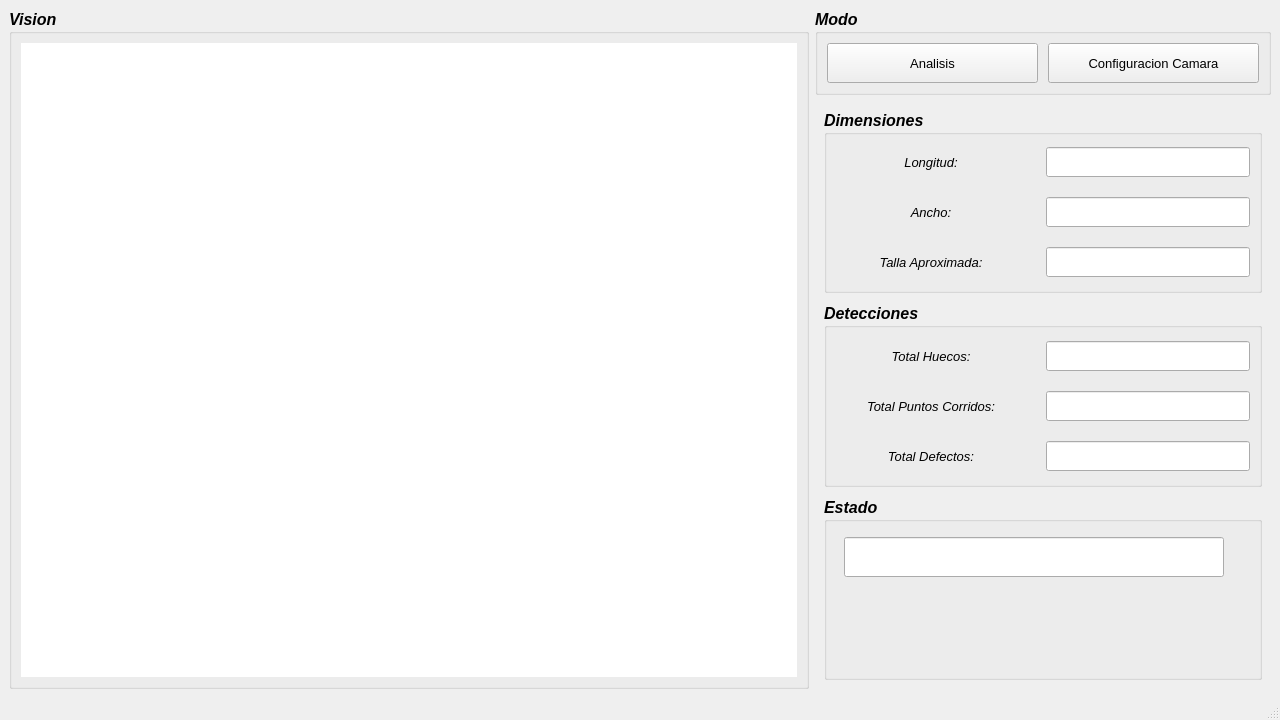
<?xml version="1.0" encoding="UTF-8"?>
<ui version="4.0">
 <class>MainWindow</class>
 <widget class="QMainWindow" name="MainWindow">
  <property name="geometry">
   <rect>
    <x>0</x>
    <y>0</y>
    <width>1280</width>
    <height>720</height>
   </rect>
  </property>
  <property name="sizePolicy">
   <sizepolicy hsizetype="Preferred" vsizetype="Preferred">
    <horstretch>0</horstretch>
    <verstretch>0</verstretch>
   </sizepolicy>
  </property>
  <property name="minimumSize">
   <size>
    <width>1280</width>
    <height>720</height>
   </size>
  </property>
  <property name="windowTitle">
   <string>MainWindow</string>
  </property>
  <widget class="QWidget" name="centralwidget">
   <layout class="QHBoxLayout" name="horizontalLayout_12">
    <item>
     <widget class="QGroupBox" name="visionBox">
      <property name="sizePolicy">
       <sizepolicy hsizetype="Preferred" vsizetype="Preferred">
        <horstretch>0</horstretch>
        <verstretch>0</verstretch>
       </sizepolicy>
      </property>
      <property name="minimumSize">
       <size>
        <width>800</width>
        <height>640</height>
       </size>
      </property>
      <property name="font">
       <font>
        <pointsize>12</pointsize>
        <weight>75</weight>
        <italic>true</italic>
        <bold>true</bold>
       </font>
      </property>
      <property name="title">
       <string>Vision</string>
      </property>
      <layout class="QVBoxLayout" name="verticalLayout">
       <item>
        <widget class="QLabel" name="label_camara">
         <property name="sizePolicy">
          <sizepolicy hsizetype="Expanding" vsizetype="Expanding">
           <horstretch>0</horstretch>
           <verstretch>0</verstretch>
          </sizepolicy>
         </property>
         <property name="minimumSize">
          <size>
           <width>700</width>
           <height>500</height>
          </size>
         </property>
         <property name="styleSheet">
          <string notr="true">QLabel{

background-color:white;
}</string>
         </property>
         <property name="text">
          <string/>
         </property>
        </widget>
       </item>
      </layout>
     </widget>
    </item>
    <item>
     <layout class="QVBoxLayout" name="verticalLayout_6">
      <item>
       <widget class="QGroupBox" name="modeBox">
        <property name="sizePolicy">
         <sizepolicy hsizetype="Expanding" vsizetype="Fixed">
          <horstretch>0</horstretch>
          <verstretch>0</verstretch>
         </sizepolicy>
        </property>
        <property name="minimumSize">
         <size>
          <width>420</width>
          <height>80</height>
         </size>
        </property>
        <property name="font">
         <font>
          <pointsize>12</pointsize>
          <weight>75</weight>
          <italic>true</italic>
          <bold>true</bold>
         </font>
        </property>
        <property name="title">
         <string>Modo</string>
        </property>
        <layout class="QVBoxLayout" name="verticalLayout_5">
         <item>
          <layout class="QHBoxLayout" name="horizontalLayout_11">
           <property name="spacing">
            <number>10</number>
           </property>
           <item>
            <widget class="QPushButton" name="pushButton_analisis">
             <property name="sizePolicy">
              <sizepolicy hsizetype="Expanding" vsizetype="Fixed">
               <horstretch>0</horstretch>
               <verstretch>0</verstretch>
              </sizepolicy>
             </property>
             <property name="minimumSize">
              <size>
               <width>180</width>
               <height>40</height>
              </size>
             </property>
             <property name="font">
              <font>
               <pointsize>10</pointsize>
               <weight>50</weight>
               <italic>false</italic>
               <bold>false</bold>
              </font>
             </property>
             <property name="text">
              <string>Analisis</string>
             </property>
            </widget>
           </item>
           <item>
            <widget class="QPushButton" name="pushButton_confCam">
             <property name="sizePolicy">
              <sizepolicy hsizetype="Expanding" vsizetype="Fixed">
               <horstretch>0</horstretch>
               <verstretch>0</verstretch>
              </sizepolicy>
             </property>
             <property name="minimumSize">
              <size>
               <width>180</width>
               <height>40</height>
              </size>
             </property>
             <property name="font">
              <font>
               <pointsize>10</pointsize>
               <weight>50</weight>
               <italic>false</italic>
               <bold>false</bold>
              </font>
             </property>
             <property name="text">
              <string>Configuracion Camara</string>
             </property>
            </widget>
           </item>
          </layout>
         </item>
        </layout>
       </widget>
      </item>
      <item>
       <widget class="QStackedWidget" name="stackedWidget">
        <property name="sizePolicy">
         <sizepolicy hsizetype="Expanding" vsizetype="Expanding">
          <horstretch>0</horstretch>
          <verstretch>0</verstretch>
         </sizepolicy>
        </property>
        <property name="minimumSize">
         <size>
          <width>420</width>
          <height>550</height>
         </size>
        </property>
        <property name="currentIndex">
         <number>1</number>
        </property>
        <widget class="QWidget" name="configCam">
         <layout class="QVBoxLayout" name="verticalLayout_7">
          <item>
           <widget class="QGroupBox" name="configCamBox">
            <property name="enabled">
             <bool>true</bool>
            </property>
            <property name="sizePolicy">
             <sizepolicy hsizetype="Expanding" vsizetype="Expanding">
              <horstretch>0</horstretch>
              <verstretch>0</verstretch>
             </sizepolicy>
            </property>
            <property name="minimumSize">
             <size>
              <width>420</width>
              <height>540</height>
             </size>
            </property>
            <property name="font">
             <font>
              <pointsize>12</pointsize>
              <weight>75</weight>
              <italic>true</italic>
              <bold>true</bold>
             </font>
            </property>
            <property name="title">
             <string>Configuracion de Camara</string>
            </property>
            <property name="flat">
             <bool>false</bool>
            </property>
            <property name="checkable">
             <bool>false</bool>
            </property>
            <layout class="QVBoxLayout" name="verticalLayout_2">
             <item>
              <layout class="QHBoxLayout" name="horizontalLayout">
               <property name="spacing">
                <number>10</number>
               </property>
               <item>
                <widget class="QPushButton" name="pushButton_encontrar_2">
                 <property name="sizePolicy">
                  <sizepolicy hsizetype="Fixed" vsizetype="Fixed">
                   <horstretch>0</horstretch>
                   <verstretch>0</verstretch>
                  </sizepolicy>
                 </property>
                 <property name="minimumSize">
                  <size>
                   <width>180</width>
                   <height>40</height>
                  </size>
                 </property>
                 <property name="font">
                  <font>
                   <pointsize>10</pointsize>
                   <weight>50</weight>
                   <italic>false</italic>
                   <bold>false</bold>
                  </font>
                 </property>
                 <property name="text">
                  <string>Encontrar Cámaras</string>
                 </property>
                </widget>
               </item>
               <item>
                <widget class="QComboBox" name="comboBox_camaras">
                 <property name="sizePolicy">
                  <sizepolicy hsizetype="Expanding" vsizetype="Fixed">
                   <horstretch>0</horstretch>
                   <verstretch>0</verstretch>
                  </sizepolicy>
                 </property>
                 <property name="minimumSize">
                  <size>
                   <width>210</width>
                   <height>40</height>
                  </size>
                 </property>
                 <property name="font">
                  <font>
                   <pointsize>12</pointsize>
                   <weight>50</weight>
                   <bold>false</bold>
                  </font>
                 </property>
                 <property name="styleSheet">
                  <string notr="true">QComboBox{

background-color:white
}</string>
                 </property>
                </widget>
               </item>
              </layout>
             </item>
             <item>
              <layout class="QHBoxLayout" name="horizontalLayout_2">
               <property name="spacing">
                <number>20</number>
               </property>
               <item>
                <widget class="QPushButton" name="pushButton_conectar_2">
                 <property name="sizePolicy">
                  <sizepolicy hsizetype="Expanding" vsizetype="Fixed">
                   <horstretch>0</horstretch>
                   <verstretch>0</verstretch>
                  </sizepolicy>
                 </property>
                 <property name="minimumSize">
                  <size>
                   <width>190</width>
                   <height>40</height>
                  </size>
                 </property>
                 <property name="font">
                  <font>
                   <pointsize>10</pointsize>
                   <weight>50</weight>
                   <italic>false</italic>
                   <bold>false</bold>
                  </font>
                 </property>
                 <property name="text">
                  <string>Conectar Cámaras</string>
                 </property>
                </widget>
               </item>
               <item>
                <widget class="QPushButton" name="pushButton_desconectar_2">
                 <property name="sizePolicy">
                  <sizepolicy hsizetype="Expanding" vsizetype="Fixed">
                   <horstretch>0</horstretch>
                   <verstretch>0</verstretch>
                  </sizepolicy>
                 </property>
                 <property name="minimumSize">
                  <size>
                   <width>190</width>
                   <height>40</height>
                  </size>
                 </property>
                 <property name="font">
                  <font>
                   <pointsize>10</pointsize>
                   <weight>50</weight>
                   <italic>false</italic>
                   <bold>false</bold>
                  </font>
                 </property>
                 <property name="text">
                  <string>Desconectar Cámaras</string>
                 </property>
                </widget>
               </item>
              </layout>
             </item>
             <item>
              <layout class="QHBoxLayout" name="horizontalLayout_3">
               <property name="spacing">
                <number>20</number>
               </property>
               <item>
                <widget class="QRadioButton" name="radioButton_continuo_2">
                 <property name="sizePolicy">
                  <sizepolicy hsizetype="Expanding" vsizetype="Fixed">
                   <horstretch>0</horstretch>
                   <verstretch>0</verstretch>
                  </sizepolicy>
                 </property>
                 <property name="minimumSize">
                  <size>
                   <width>190</width>
                   <height>40</height>
                  </size>
                 </property>
                 <property name="font">
                  <font>
                   <pointsize>10</pointsize>
                   <weight>50</weight>
                   <italic>false</italic>
                   <bold>false</bold>
                  </font>
                 </property>
                 <property name="text">
                  <string>Captura Continua</string>
                 </property>
                </widget>
               </item>
               <item>
                <widget class="QRadioButton" name="radioButton_disparo_2">
                 <property name="sizePolicy">
                  <sizepolicy hsizetype="Expanding" vsizetype="Fixed">
                   <horstretch>0</horstretch>
                   <verstretch>0</verstretch>
                  </sizepolicy>
                 </property>
                 <property name="minimumSize">
                  <size>
                   <width>190</width>
                   <height>40</height>
                  </size>
                 </property>
                 <property name="font">
                  <font>
                   <pointsize>10</pointsize>
                   <weight>50</weight>
                   <italic>false</italic>
                   <bold>false</bold>
                  </font>
                 </property>
                 <property name="text">
                  <string>Captura por disparo</string>
                 </property>
                </widget>
               </item>
              </layout>
             </item>
             <item>
              <layout class="QHBoxLayout" name="horizontalLayout_9">
               <property name="spacing">
                <number>20</number>
               </property>
               <item>
                <widget class="QCheckBox" name="checkBox_software_2">
                 <property name="sizePolicy">
                  <sizepolicy hsizetype="Expanding" vsizetype="Fixed">
                   <horstretch>0</horstretch>
                   <verstretch>0</verstretch>
                  </sizepolicy>
                 </property>
                 <property name="minimumSize">
                  <size>
                   <width>190</width>
                   <height>40</height>
                  </size>
                 </property>
                 <property name="font">
                  <font>
                   <pointsize>10</pointsize>
                   <weight>50</weight>
                   <italic>false</italic>
                   <bold>false</bold>
                  </font>
                 </property>
                 <property name="text">
                  <string>Disparo por sotfware:</string>
                 </property>
                 <property name="tristate">
                  <bool>false</bool>
                 </property>
                </widget>
               </item>
               <item>
                <widget class="QPushButton" name="pushButton_disparar_2">
                 <property name="sizePolicy">
                  <sizepolicy hsizetype="Expanding" vsizetype="Fixed">
                   <horstretch>0</horstretch>
                   <verstretch>0</verstretch>
                  </sizepolicy>
                 </property>
                 <property name="minimumSize">
                  <size>
                   <width>190</width>
                   <height>40</height>
                  </size>
                 </property>
                 <property name="font">
                  <font>
                   <pointsize>10</pointsize>
                   <weight>50</weight>
                   <italic>false</italic>
                   <bold>false</bold>
                  </font>
                 </property>
                 <property name="text">
                  <string>Disparar captura</string>
                 </property>
                </widget>
               </item>
              </layout>
             </item>
             <item>
              <layout class="QHBoxLayout" name="horizontalLayout_10">
               <property name="spacing">
                <number>20</number>
               </property>
               <item>
                <widget class="QPushButton" name="pushButton_obtener">
                 <property name="sizePolicy">
                  <sizepolicy hsizetype="Expanding" vsizetype="Fixed">
                   <horstretch>0</horstretch>
                   <verstretch>0</verstretch>
                  </sizepolicy>
                 </property>
                 <property name="minimumSize">
                  <size>
                   <width>190</width>
                   <height>40</height>
                  </size>
                 </property>
                 <property name="font">
                  <font>
                   <pointsize>10</pointsize>
                   <weight>50</weight>
                   <italic>false</italic>
                   <bold>false</bold>
                  </font>
                 </property>
                 <property name="text">
                  <string>Obtener parámetros</string>
                 </property>
                </widget>
               </item>
               <item>
                <widget class="QPushButton" name="pushButton_ajustar">
                 <property name="sizePolicy">
                  <sizepolicy hsizetype="Expanding" vsizetype="Fixed">
                   <horstretch>0</horstretch>
                   <verstretch>0</verstretch>
                  </sizepolicy>
                 </property>
                 <property name="minimumSize">
                  <size>
                   <width>190</width>
                   <height>40</height>
                  </size>
                 </property>
                 <property name="font">
                  <font>
                   <pointsize>10</pointsize>
                   <weight>50</weight>
                   <italic>false</italic>
                   <bold>false</bold>
                  </font>
                 </property>
                 <property name="text">
                  <string>Ajustar parámetros</string>
                 </property>
                </widget>
               </item>
              </layout>
             </item>
             <item>
              <layout class="QGridLayout" name="gridLayout">
               <property name="spacing">
                <number>10</number>
               </property>
               <item row="0" column="0">
                <widget class="QLabel" name="label_expo">
                 <property name="sizePolicy">
                  <sizepolicy hsizetype="Fixed" vsizetype="Fixed">
                   <horstretch>0</horstretch>
                   <verstretch>0</verstretch>
                  </sizepolicy>
                 </property>
                 <property name="minimumSize">
                  <size>
                   <width>190</width>
                   <height>30</height>
                  </size>
                 </property>
                 <property name="font">
                  <font>
                   <family>Arial</family>
                   <pointsize>10</pointsize>
                   <weight>50</weight>
                   <italic>true</italic>
                   <bold>false</bold>
                  </font>
                 </property>
                 <property name="text">
                  <string>Tiempo de exposición:</string>
                 </property>
                 <property name="alignment">
                  <set>Qt::AlignCenter</set>
                 </property>
                </widget>
               </item>
               <item row="0" column="1">
                <widget class="QLineEdit" name="lineEdit_expo">
                 <property name="sizePolicy">
                  <sizepolicy hsizetype="Preferred" vsizetype="Fixed">
                   <horstretch>0</horstretch>
                   <verstretch>0</verstretch>
                  </sizepolicy>
                 </property>
                 <property name="minimumSize">
                  <size>
                   <width>190</width>
                   <height>30</height>
                  </size>
                 </property>
                 <property name="font">
                  <font>
                   <family>Calibri</family>
                   <pointsize>12</pointsize>
                   <weight>75</weight>
                   <italic>true</italic>
                   <bold>true</bold>
                  </font>
                 </property>
                </widget>
               </item>
               <item row="1" column="0">
                <widget class="QLabel" name="label_expo_2">
                 <property name="sizePolicy">
                  <sizepolicy hsizetype="Fixed" vsizetype="Fixed">
                   <horstretch>0</horstretch>
                   <verstretch>0</verstretch>
                  </sizepolicy>
                 </property>
                 <property name="minimumSize">
                  <size>
                   <width>190</width>
                   <height>30</height>
                  </size>
                 </property>
                 <property name="font">
                  <font>
                   <family>Arial</family>
                   <pointsize>10</pointsize>
                   <weight>50</weight>
                   <italic>true</italic>
                   <bold>false</bold>
                  </font>
                 </property>
                 <property name="text">
                  <string>Ganancia:</string>
                 </property>
                 <property name="alignment">
                  <set>Qt::AlignCenter</set>
                 </property>
                </widget>
               </item>
               <item row="1" column="1">
                <widget class="QLineEdit" name="lineEdit_ganancia">
                 <property name="sizePolicy">
                  <sizepolicy hsizetype="Preferred" vsizetype="Fixed">
                   <horstretch>0</horstretch>
                   <verstretch>0</verstretch>
                  </sizepolicy>
                 </property>
                 <property name="minimumSize">
                  <size>
                   <width>190</width>
                   <height>30</height>
                  </size>
                 </property>
                 <property name="font">
                  <font>
                   <family>Calibri</family>
                   <pointsize>12</pointsize>
                   <weight>75</weight>
                   <italic>true</italic>
                   <bold>true</bold>
                  </font>
                 </property>
                </widget>
               </item>
               <item row="2" column="0">
                <widget class="QLabel" name="label_expo_3">
                 <property name="sizePolicy">
                  <sizepolicy hsizetype="Fixed" vsizetype="Fixed">
                   <horstretch>0</horstretch>
                   <verstretch>0</verstretch>
                  </sizepolicy>
                 </property>
                 <property name="minimumSize">
                  <size>
                   <width>190</width>
                   <height>30</height>
                  </size>
                 </property>
                 <property name="font">
                  <font>
                   <family>Arial</family>
                   <pointsize>10</pointsize>
                   <weight>50</weight>
                   <italic>true</italic>
                   <bold>false</bold>
                  </font>
                 </property>
                 <property name="text">
                  <string>FPS:</string>
                 </property>
                 <property name="alignment">
                  <set>Qt::AlignCenter</set>
                 </property>
                </widget>
               </item>
               <item row="2" column="1">
                <widget class="QLineEdit" name="lineEdit_fps">
                 <property name="sizePolicy">
                  <sizepolicy hsizetype="Preferred" vsizetype="Fixed">
                   <horstretch>0</horstretch>
                   <verstretch>0</verstretch>
                  </sizepolicy>
                 </property>
                 <property name="minimumSize">
                  <size>
                   <width>190</width>
                   <height>30</height>
                  </size>
                 </property>
                 <property name="font">
                  <font>
                   <family>Calibri</family>
                   <pointsize>12</pointsize>
                   <weight>75</weight>
                   <italic>true</italic>
                   <bold>true</bold>
                  </font>
                 </property>
                </widget>
               </item>
              </layout>
             </item>
            </layout>
           </widget>
          </item>
         </layout>
        </widget>
        <widget class="QWidget" name="analisis">
         <layout class="QVBoxLayout" name="verticalLayout_9">
          <item>
           <layout class="QVBoxLayout" name="verticalLayout_8">
            <property name="spacing">
             <number>10</number>
            </property>
            <item>
             <widget class="QGroupBox" name="groupBox">
              <property name="minimumSize">
               <size>
                <width>420</width>
                <height>180</height>
               </size>
              </property>
              <property name="font">
               <font>
                <pointsize>12</pointsize>
                <weight>75</weight>
                <italic>true</italic>
                <bold>true</bold>
               </font>
              </property>
              <property name="title">
               <string>Dimensiones</string>
              </property>
              <layout class="QVBoxLayout" name="verticalLayout_3">
               <item>
                <layout class="QGridLayout" name="gridLayout_2">
                 <property name="spacing">
                  <number>20</number>
                 </property>
                 <item row="0" column="0">
                  <widget class="QLabel" name="label_expo_4">
                   <property name="sizePolicy">
                    <sizepolicy hsizetype="Fixed" vsizetype="Fixed">
                     <horstretch>0</horstretch>
                     <verstretch>0</verstretch>
                    </sizepolicy>
                   </property>
                   <property name="minimumSize">
                    <size>
                     <width>190</width>
                     <height>30</height>
                    </size>
                   </property>
                   <property name="font">
                    <font>
                     <family>Arial</family>
                     <pointsize>10</pointsize>
                     <weight>50</weight>
                     <italic>true</italic>
                     <bold>false</bold>
                    </font>
                   </property>
                   <property name="text">
                    <string>Longitud:</string>
                   </property>
                   <property name="alignment">
                    <set>Qt::AlignCenter</set>
                   </property>
                  </widget>
                 </item>
                 <item row="0" column="1">
                  <widget class="QLineEdit" name="lineEdit_longitud">
                   <property name="sizePolicy">
                    <sizepolicy hsizetype="Preferred" vsizetype="Fixed">
                     <horstretch>0</horstretch>
                     <verstretch>0</verstretch>
                    </sizepolicy>
                   </property>
                   <property name="minimumSize">
                    <size>
                     <width>180</width>
                     <height>30</height>
                    </size>
                   </property>
                   <property name="font">
                    <font>
                     <family>Calibri</family>
                     <pointsize>12</pointsize>
                     <weight>75</weight>
                     <italic>true</italic>
                     <bold>true</bold>
                    </font>
                   </property>
                  </widget>
                 </item>
                 <item row="1" column="0">
                  <widget class="QLabel" name="label_expo_5">
                   <property name="sizePolicy">
                    <sizepolicy hsizetype="Fixed" vsizetype="Fixed">
                     <horstretch>0</horstretch>
                     <verstretch>0</verstretch>
                    </sizepolicy>
                   </property>
                   <property name="minimumSize">
                    <size>
                     <width>190</width>
                     <height>30</height>
                    </size>
                   </property>
                   <property name="font">
                    <font>
                     <family>Arial</family>
                     <pointsize>10</pointsize>
                     <weight>50</weight>
                     <italic>true</italic>
                     <bold>false</bold>
                    </font>
                   </property>
                   <property name="text">
                    <string>Ancho:</string>
                   </property>
                   <property name="alignment">
                    <set>Qt::AlignCenter</set>
                   </property>
                  </widget>
                 </item>
                 <item row="1" column="1">
                  <widget class="QLineEdit" name="lineEdit_ancho">
                   <property name="sizePolicy">
                    <sizepolicy hsizetype="Preferred" vsizetype="Fixed">
                     <horstretch>0</horstretch>
                     <verstretch>0</verstretch>
                    </sizepolicy>
                   </property>
                   <property name="minimumSize">
                    <size>
                     <width>180</width>
                     <height>30</height>
                    </size>
                   </property>
                   <property name="font">
                    <font>
                     <family>Calibri</family>
                     <pointsize>12</pointsize>
                     <weight>75</weight>
                     <italic>true</italic>
                     <bold>true</bold>
                    </font>
                   </property>
                  </widget>
                 </item>
                 <item row="2" column="0">
                  <widget class="QLabel" name="label_expo_6">
                   <property name="sizePolicy">
                    <sizepolicy hsizetype="Fixed" vsizetype="Fixed">
                     <horstretch>0</horstretch>
                     <verstretch>0</verstretch>
                    </sizepolicy>
                   </property>
                   <property name="minimumSize">
                    <size>
                     <width>190</width>
                     <height>30</height>
                    </size>
                   </property>
                   <property name="font">
                    <font>
                     <family>Arial</family>
                     <pointsize>10</pointsize>
                     <weight>50</weight>
                     <italic>true</italic>
                     <bold>false</bold>
                    </font>
                   </property>
                   <property name="text">
                    <string>Talla Aproximada:</string>
                   </property>
                   <property name="alignment">
                    <set>Qt::AlignCenter</set>
                   </property>
                  </widget>
                 </item>
                 <item row="2" column="1">
                  <widget class="QLineEdit" name="lineEdit_talla">
                   <property name="sizePolicy">
                    <sizepolicy hsizetype="Preferred" vsizetype="Fixed">
                     <horstretch>0</horstretch>
                     <verstretch>0</verstretch>
                    </sizepolicy>
                   </property>
                   <property name="minimumSize">
                    <size>
                     <width>180</width>
                     <height>30</height>
                    </size>
                   </property>
                   <property name="font">
                    <font>
                     <family>Calibri</family>
                     <pointsize>12</pointsize>
                     <weight>75</weight>
                     <italic>true</italic>
                     <bold>true</bold>
                    </font>
                   </property>
                  </widget>
                 </item>
                </layout>
               </item>
              </layout>
             </widget>
            </item>
            <item>
             <widget class="QGroupBox" name="groupBox_2">
              <property name="minimumSize">
               <size>
                <width>420</width>
                <height>180</height>
               </size>
              </property>
              <property name="font">
               <font>
                <pointsize>12</pointsize>
                <weight>75</weight>
                <italic>true</italic>
                <bold>true</bold>
               </font>
              </property>
              <property name="title">
               <string>Detecciones</string>
              </property>
              <layout class="QVBoxLayout" name="verticalLayout_4">
               <item>
                <layout class="QGridLayout" name="gridLayout_3">
                 <property name="spacing">
                  <number>20</number>
                 </property>
                 <item row="0" column="0">
                  <widget class="QLabel" name="label_expo_7">
                   <property name="sizePolicy">
                    <sizepolicy hsizetype="Fixed" vsizetype="Fixed">
                     <horstretch>0</horstretch>
                     <verstretch>0</verstretch>
                    </sizepolicy>
                   </property>
                   <property name="minimumSize">
                    <size>
                     <width>190</width>
                     <height>30</height>
                    </size>
                   </property>
                   <property name="font">
                    <font>
                     <family>Arial</family>
                     <pointsize>10</pointsize>
                     <weight>50</weight>
                     <italic>true</italic>
                     <bold>false</bold>
                    </font>
                   </property>
                   <property name="text">
                    <string>Total Huecos:</string>
                   </property>
                   <property name="alignment">
                    <set>Qt::AlignCenter</set>
                   </property>
                  </widget>
                 </item>
                 <item row="0" column="1">
                  <widget class="QLineEdit" name="lineEdit_huecos">
                   <property name="sizePolicy">
                    <sizepolicy hsizetype="Preferred" vsizetype="Fixed">
                     <horstretch>0</horstretch>
                     <verstretch>0</verstretch>
                    </sizepolicy>
                   </property>
                   <property name="minimumSize">
                    <size>
                     <width>180</width>
                     <height>30</height>
                    </size>
                   </property>
                   <property name="font">
                    <font>
                     <family>Calibri</family>
                     <pointsize>12</pointsize>
                     <weight>75</weight>
                     <italic>true</italic>
                     <bold>true</bold>
                    </font>
                   </property>
                  </widget>
                 </item>
                 <item row="1" column="0">
                  <widget class="QLabel" name="label_expo_11">
                   <property name="sizePolicy">
                    <sizepolicy hsizetype="Fixed" vsizetype="Fixed">
                     <horstretch>0</horstretch>
                     <verstretch>0</verstretch>
                    </sizepolicy>
                   </property>
                   <property name="minimumSize">
                    <size>
                     <width>190</width>
                     <height>30</height>
                    </size>
                   </property>
                   <property name="font">
                    <font>
                     <family>Arial</family>
                     <pointsize>10</pointsize>
                     <weight>50</weight>
                     <italic>true</italic>
                     <bold>false</bold>
                    </font>
                   </property>
                   <property name="text">
                    <string>Total Puntos Corridos:</string>
                   </property>
                   <property name="alignment">
                    <set>Qt::AlignCenter</set>
                   </property>
                  </widget>
                 </item>
                 <item row="1" column="1">
                  <widget class="QLineEdit" name="lineEdit_puntos">
                   <property name="sizePolicy">
                    <sizepolicy hsizetype="Preferred" vsizetype="Fixed">
                     <horstretch>0</horstretch>
                     <verstretch>0</verstretch>
                    </sizepolicy>
                   </property>
                   <property name="minimumSize">
                    <size>
                     <width>180</width>
                     <height>30</height>
                    </size>
                   </property>
                   <property name="font">
                    <font>
                     <family>Calibri</family>
                     <pointsize>12</pointsize>
                     <weight>75</weight>
                     <italic>true</italic>
                     <bold>true</bold>
                    </font>
                   </property>
                  </widget>
                 </item>
                 <item row="2" column="0">
                  <widget class="QLabel" name="label_expo_12">
                   <property name="sizePolicy">
                    <sizepolicy hsizetype="Fixed" vsizetype="Fixed">
                     <horstretch>0</horstretch>
                     <verstretch>0</verstretch>
                    </sizepolicy>
                   </property>
                   <property name="minimumSize">
                    <size>
                     <width>190</width>
                     <height>30</height>
                    </size>
                   </property>
                   <property name="font">
                    <font>
                     <family>Arial</family>
                     <pointsize>10</pointsize>
                     <weight>50</weight>
                     <italic>true</italic>
                     <bold>false</bold>
                    </font>
                   </property>
                   <property name="text">
                    <string>Total Defectos:</string>
                   </property>
                   <property name="alignment">
                    <set>Qt::AlignCenter</set>
                   </property>
                  </widget>
                 </item>
                 <item row="2" column="1">
                  <widget class="QLineEdit" name="lineEdit_totaldefectos">
                   <property name="sizePolicy">
                    <sizepolicy hsizetype="Preferred" vsizetype="Fixed">
                     <horstretch>0</horstretch>
                     <verstretch>0</verstretch>
                    </sizepolicy>
                   </property>
                   <property name="minimumSize">
                    <size>
                     <width>180</width>
                     <height>30</height>
                    </size>
                   </property>
                   <property name="font">
                    <font>
                     <family>Calibri</family>
                     <pointsize>12</pointsize>
                     <weight>75</weight>
                     <italic>true</italic>
                     <bold>true</bold>
                    </font>
                   </property>
                  </widget>
                 </item>
                </layout>
               </item>
              </layout>
             </widget>
            </item>
            <item>
             <widget class="QGroupBox" name="groupBox_3">
              <property name="minimumSize">
               <size>
                <width>420</width>
                <height>100</height>
               </size>
              </property>
              <property name="font">
               <font>
                <pointsize>12</pointsize>
                <weight>75</weight>
                <italic>true</italic>
                <bold>true</bold>
               </font>
              </property>
              <property name="title">
               <string>Estado</string>
              </property>
              <widget class="QLineEdit" name="lineEdit_estado">
               <property name="geometry">
                <rect>
                 <x>20</x>
                 <y>40</y>
                 <width>380</width>
                 <height>40</height>
                </rect>
               </property>
               <property name="sizePolicy">
                <sizepolicy hsizetype="Preferred" vsizetype="Fixed">
                 <horstretch>0</horstretch>
                 <verstretch>0</verstretch>
                </sizepolicy>
               </property>
               <property name="minimumSize">
                <size>
                 <width>190</width>
                 <height>30</height>
                </size>
               </property>
               <property name="font">
                <font>
                 <family>Calibri</family>
                 <pointsize>12</pointsize>
                 <weight>75</weight>
                 <italic>true</italic>
                 <bold>true</bold>
                </font>
               </property>
              </widget>
             </widget>
            </item>
           </layout>
          </item>
         </layout>
        </widget>
        <widget class="QWidget" name="blank"/>
       </widget>
      </item>
     </layout>
    </item>
   </layout>
  </widget>
  <widget class="QMenuBar" name="menubar">
   <property name="geometry">
    <rect>
     <x>0</x>
     <y>0</y>
     <width>1280</width>
     <height>26</height>
    </rect>
   </property>
  </widget>
  <widget class="QStatusBar" name="statusbar"/>
 </widget>
 <resources/>
 <connections/>
</ui>
